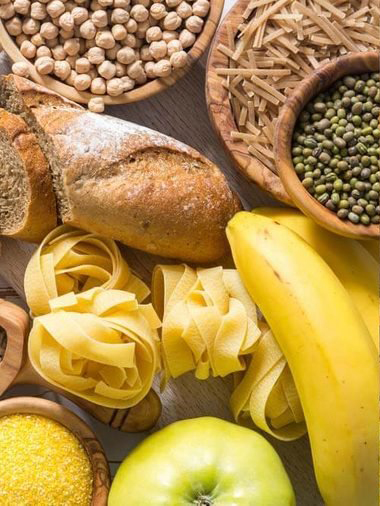
#> input picture images/diff1.jpg, 380 x 506 px
$ python imp_6_4_absdiff.py
#> lines starting #> are read from the running program, lines starting #| are printed output that depends on the picture
# 영상 뺄셈

import cv2
import sys
import numpy as np

img1 = cv2.imread('images/diff1.jpg', cv2.IMREAD_COLOR)
#> img1 is the input picture: shape (506, 380, 3); mean B, G, R 72.9, 142.3, 178.1
img2 = cv2.imread('images/diff2.jpg', cv2.IMREAD_COLOR)
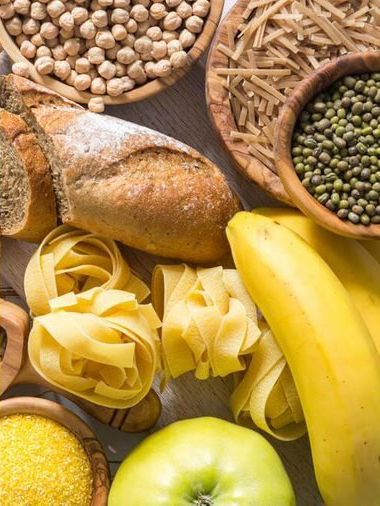
#> input picture images/diff2.jpg, 380 x 506 px
#> img2 is the input picture: shape (506, 380, 3); mean B, G, R 73, 142.5, 178.2

if img1 is None  or img2 is None:
    print('영상 읽기 실패')
    sys.exit()

dst = cv2.absdiff(img1, img2)   # 영상의 차이ㅣ 구하기
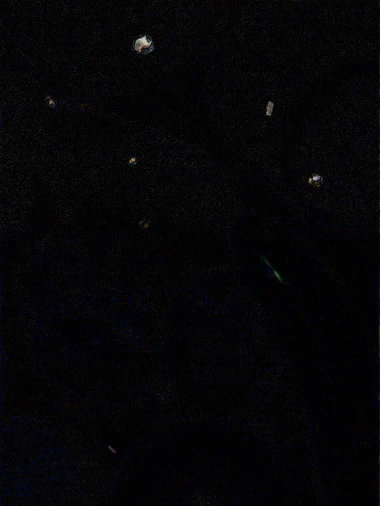
#> dst: shape (506, 380, 3); mean B, G, R 6.2, 4.5, 4.9
ret, bin = cv2.threshold(dst, 30, 255, cv2.THRESH_BINARY) # 차이를 강화
ans = cv2.absdiff(img1, bin)    # 원래 영상에 표시

cv2.imshow('Original1', img1)
cv2.imshow('Original2', img2)
cv2.imshow('Result', dst)
cv2.imshow('ans', ans)
cv2.waitKey()
cv2.destroyAllWindows()
